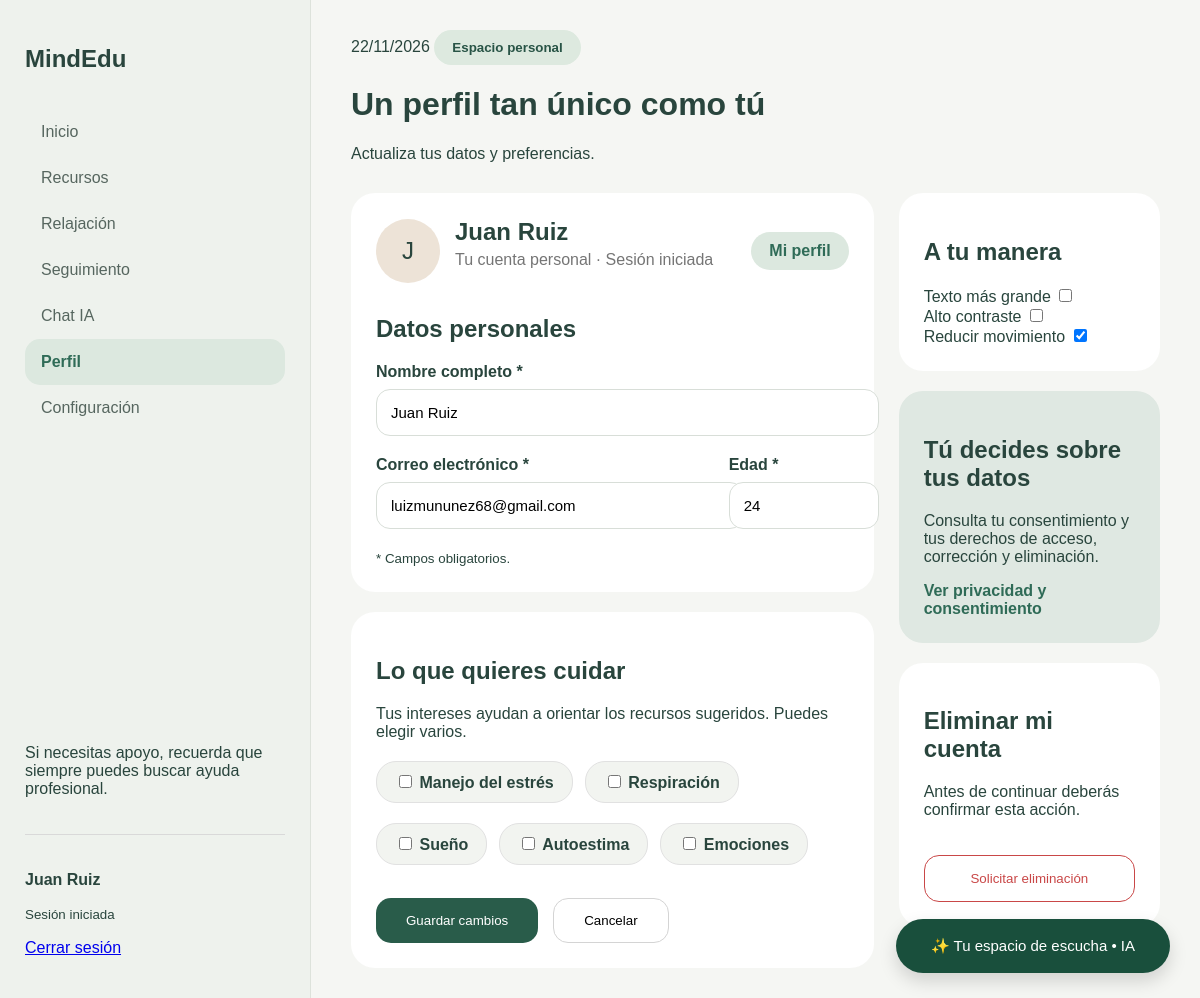
The page /vista/perfil.php (signed in) on the database its author committed.
### tables this page shows
CREATE TABLE `usuarios` (
  `id` int(11) NOT NULL,
  `nombre` varchar(150) NOT NULL,
  `email` varchar(150) NOT NULL,
  `edad` int(11) NOT NULL,
  `password` varchar(255) NOT NULL,
  `idioma` varchar(10) DEFAULT 'es',
  `texto_grande` tinyint(1) DEFAULT 0,
  `alto_contraste` tinyint(1) DEFAULT 0,
  `reducir_movimiento` tinyint(1) DEFAULT 0,
  `fecha_registro` timestamp NULL DEFAULT current_timestamp(),
  `visitas` int(11) DEFAULT 0
);

### vista/perfil.php (the view, shortened to what this page needs)
<?php
require_once("../config/database.php");
$idUsuario = $_SESSION['usuario_id'];
$sql = "SELECT *
        FROM usuarios
        WHERE id = ?";
$stmt = $conn->prepare($sql);
$stmt->bind_param(
    "i",
    $idUsuario
);
$stmt->execute();
$resultado = $stmt->get_result();
$usuario = $resultado->fetch_assoc();
$nombre = $usuario['nombre'];
$email = $usuario['email'];
$edad = $usuario['edad'];
?>
<!DOCTYPE html>
<html lang="es">
<head>
  <link rel="stylesheet" href="../css/perfil.css">
</head>
<body>
  <div class="container">
    <aside class="sidebar">
      <h2>MindEdu</h2>
      <nav>
          <ul>
          <li><a href="dashboard.php">Inicio</a></li>
          <li><a href="recursos.php">Recursos</a></li>
          <li><a href="relajacion.php">Relajación</a></li>
          <li><a href="seguimiento.php">Seguimiento</a></li>
          <li><a href="chat.php">Chat IA</a></li>
          <li><a href="perfil.php" class="active">Perfil</a></li>
          <li><a href="configuracion.php">Configuración</a></li>
        </ul>
      </nav>
      <div class="support">
        <p>Si necesitas apoyo, recuerda que siempre puedes buscar ayuda profesional.</p>
      </div>
      <div class="user">
        <p>
    <strong>
        <?php echo htmlspecialchars($nombre); ?>
    </strong>
</p>
        <small>Sesión iniciada</small>
        <p>
                <a href="../config/logout.php">
                    Cerrar sesión
                </a>
            </p>
      </div>
    </aside>
    <main class="main">
      <header class="top-bar">
       <span class="date">
                    <?php echo date('d/m/Y'); ?>
                </span>
       <button class="space-btn">
                    Espacio personal
                </button>
      </header>
      <h1>Un perfil tan único como tú</h1>
      <p>Actualiza tus datos y preferencias.</p>
      <form action="../config/actualizar_perfil.php" method="POST">
<div class="profile-layout">
    <div class="left-column">
        <div class="profile-card">
            <div class="profile-header">
                <div class="profile-info">
                    <div class="avatar">
                        <?php echo strtoupper(substr($nombre,0,1)); ?>
                    </div>
                    <div class="account-info">
                        <h2><?php echo htmlspecialchars($nombre); ?></h2>
                        <p>Tu cuenta personal · Sesión iniciada</p>
                    </div>
                </div>
                <span class="profile-badge">
                    Mi perfil
                </span>
            </div>
            <h2>Datos personales</h2>
            <form action="../config/actualizar_perfil.php" method="POST">
                <label for="nombre">Nombre completo *</label>
                <input
                    type="text"
                    id="nombre"
                    name="nombre"
                    value="<?php echo htmlspecialchars($nombre); ?>"
                    required
                >
                <div class="form-row">
                    <div>
                        <label for="email">
                            Correo electrónico *
                        </label>
                        <input
                            type="email"
                            id="email"
                            name="email"
                            value="<?php echo htmlspecialchars($email); ?>"
                            required
                        >
                    </div>
                    <div>
                        <label for="edad">
                            Edad *
                        </label>
                        <input
                            type="number"
                            id="edad"
                            name="edad"
                            value="<?php echo $edad; ?>"
                            required
                        >
                    </div>
                </div>
                <small>
                    * Campos obligatorios.
                </small>
        </div>
        <div class="interests-card">
            <h2>Lo que quieres cuidar</h2>
            <p>
                Tus intereses ayudan a orientar los recursos sugeridos.
                Puedes elegir varios.
            </p>
            <div class="checkbox-group">
                <label>
                    <input
                        type="checkbox"
                        name="cuidado[]"
                        value="estrés"
                    >
                    Manejo del estrés
                </label>
                <label>
                    <input
                        type="checkbox"
                        name="cuidado[]"
                        value="respiración"
                    >
                    Respiración
                </label>
                <label>
                    <input
                        type="checkbox"
                        name="cuidado[]"
                        value="sueño"
                    >
                    Sueño
                </label>
                <label>
                    <input
                        type="checkbox"
                        name="cuidado[]"
                        value="autoestima"
                    >
                    Autoestima
                </label>
                <label>
                    <input
                        type="checkbox"
                        name="cuidado[]"
                        value="emociones"
                    >
                    Emociones
                </label>
            </div>
            <div class="buttons">
                <button
                    type="submit"
                    class="save-btn"
                >
                    Guardar cambios
                </button>
                <button
                    type="reset"
                    class="cancel-btn"
                >
                    Cancelar
                </button>
            </div>
            </form>
        </div>
    <div class="right-column">
        <section class="accessibility">
            <h2>A tu manera</h2>
            <div class="option-row">
                <span>Texto más grande</span>
                <input type="checkbox" id="bigText">
            </div>
            <div class="option-row">
                <span>Alto contraste</span>
                <input
                    type="checkbox"
                    id="highContrast"
                >
            </div>
            <div class="option-row">
                <span>Reducir movimiento</span>
                <input
                    type="checkbox"
                    id="reduceMotion"
                    checked
                >
            </div>
        </section>
        <section class="privacy">
            <h2>
                Tú decides sobre tus datos
            </h2>
            <p>
                Consulta tu consentimiento y tus
                derechos de acceso, corrección y
                eliminación.
            </p>
            <a href="#">
                Ver privacidad y consentimiento
            </a>
        </section>
        <section class="delete-account">
            <h2>Eliminar mi cuenta</h2>
            <p>
                Antes de continuar deberás confirmar
                esta acción.
            </p>
           <button
    type="button"
    class="delete-btn"
    id="deleteAccountBtn"
>
    Solicitar eliminación
</button>
        </section>
    </div>
</body>
<button class="chat-btn">
    ✨ Tu espacio de escucha • IA
</button>
</html>

### css/perfil.css (style rules this page uses)
body { margin:0; font-family:Arial,sans-serif; background:#f5f6f3; color:#29453d; }
.main { padding:30px 40px; }
.profile-layout { display:grid; grid-template-columns:2fr 1fr; gap:25px; margin-top:30px; }
.left-column, .right-column { display:flex; flex-direction:column; gap:20px; }
.profile-card, .interests-card, .accessibility, .privacy, .delete-account { background:#fff; border-radius:24px; padding:25px; }
.container { display:flex; min-height:100vh; }
.sidebar { width:260px; min-width:260px; background:#eef2ed; border-right:1px solid #dde2db; display:flex; flex-direction:column; padding:25px; }
.sidebar nav ul { list-style:none; padding:0; }
.sidebar nav a { display:block; padding:14px 16px; text-decoration:none; color:#56665f; border-radius:15px; }
.sidebar a.active { background:#dce8df; color:#2f6b57; font-weight:600; }
.support { margin-top:auto; }
.user { margin-top:20px; border-top:1px solid #d9d9d9; padding-top:20px; }
.main { flex:1; padding:30px 40px; }
.profile-header { display:flex; justify-content:space-between; align-items:center; margin-bottom:30px; }
.profile-info { display:flex; align-items:center; gap:15px; }
.avatar { width:64px; height:64px; border-radius:50%; background:#ede3d7; display:flex; justify-content:center; align-items:center; font-size:24px; }
.profile-info h2 { margin:0; }
.profile-info p { color:#757575; margin-top:5px; }
.profile-badge { background:#dce8df; color:#2f6b57; padding:10px 18px; border-radius:20px; font-weight:600; }
label { display:block; margin-bottom:8px; font-weight:600; }
input[type="text"], input[type="email"], input[type="number"] { width:100%; padding:14px; border:1px solid #d8ded8; border-radius:14px; margin-bottom:20px; font-size:15px; }
.form-row { display:grid; grid-template-columns:2fr 120px; gap:15px; }
.checkbox-group { display:flex; flex-wrap:wrap; gap:12px; margin-top:20px; }
.checkbox-group label { background:#f2f4f0; padding:10px 18px; border-radius:20px; border:1px solid #e1e1e1; }
.buttons { display:flex; gap:15px; margin-top:25px; }
.save-btn { background:#295c4a; color:white; border:none; padding:14px 30px; border-radius:15px; }
.cancel-btn { background:white; border:1px solid #d4d4d4; padding:14px 30px; border-radius:15px; }
.space-btn { border:none; background:#dde9df; color:#285446; padding:10px 18px; border-radius:25px; cursor:pointer; font-weight:600; }
.privacy { background:#dfe8e2; }
.privacy a { text-decoration:none; color:#2f6b57; font-weight:bold; }
.delete-btn { width:100%; background:white; color:#c94747; border:1px solid #c94747; border-radius:15px; padding:15px; margin-top:20px; }
.chat-btn { position:fixed; right:30px; bottom:25px; background:#194f3c; color:white; border:none; border-radius:40px; padding:18px 35px; cursor:pointer; font-size:15px; box-shadow:0 8px 18px rgba(0,0,0,.15); }
body.reduce-motion * { animation:none !important; transition:none !important; scroll-behavior:auto !important; }

### rows shown on the page
usuarios: nombre "Juan Ruiz", nombre "J", email "luizmununez68@gmail.com", edad "24"
